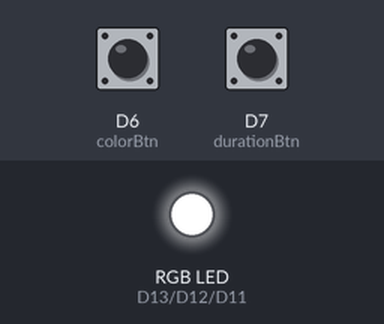
Simulated run of this sketch. Board: STM32 Nucleo. Parts: an RGB LED mixed from three pins (HIGH = lit). The test bench sets the inputs (shaded band); at power-on: D6 (colorBtn) HIGH, D7 (durationBtn) HIGH.

Above: at 1.2 s.
1.3 s: D6 (colorBtn) pulled LOW for 0.15 s
At 2.9 s:
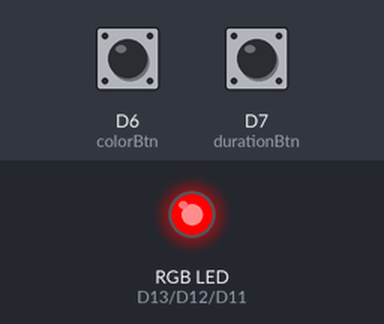
3.5 s: D6 (colorBtn) pulled LOW for 1 s
At 4.4 s:
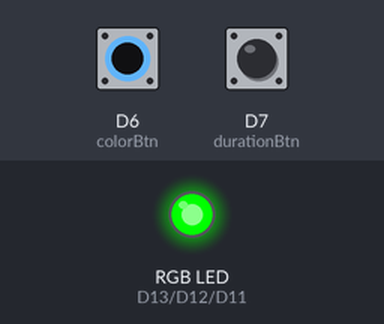
6.0 s: D6 (colorBtn) pulled LOW for 0.15 s
At 7.1 s:
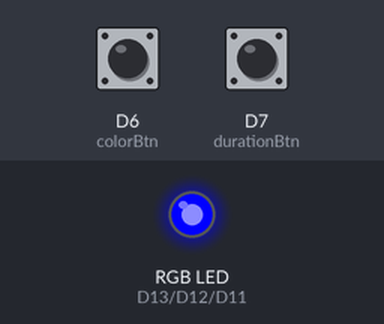
7.6 s: D6 (colorBtn) pulled LOW for 3.2 s
At 8.7 s:
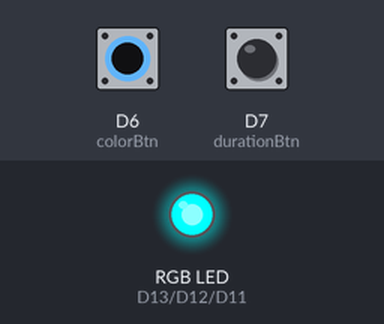
12.3 s: D6 (colorBtn) pulled LOW for 0.15 s
At 13.8 s:
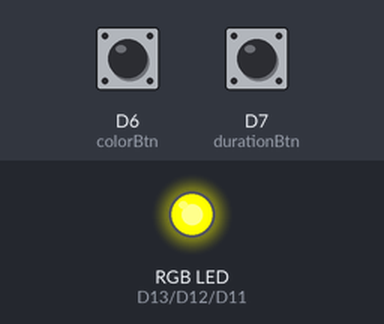
14.5 s: D6 (colorBtn) pulled LOW for 1 s
At 15.3 s:
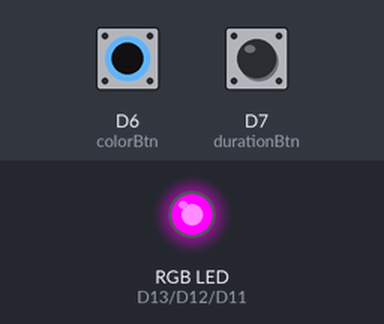
Timing chart, 0 to 17.5 s (numbered marks = the images above; inputs shaded):
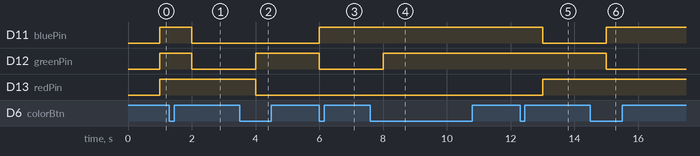

Measured:
- after the input at 1.3 s, D11 (bluePin), D12 (greenPin): HIGH → LOW after 0.70 s
- after the input at 3.5 s, D12 (greenPin): LOW → HIGH after 0.50 s; D13 (redPin): HIGH → LOW after 0.50 s
- after the input at 6.0 s, D11 (bluePin): LOW → HIGH at once; D12 (greenPin): HIGH → LOW at once
- after the input at 7.6 s, D12 (greenPin): LOW → HIGH after 0.40 s
- after the input at 12.3 s, D11 (bluePin): HIGH → LOW after 0.70 s; D13 (redPin): LOW → HIGH after 0.70 s
- after the input at 14.5 s, D11 (bluePin): LOW → HIGH after 0.50 s; D12 (greenPin): HIGH → LOW after 0.50 s

The sketch:

sketch.ino
```cpp
#define colorBtn 6
#define durationBtn 7
bool colors[][3] = {
  {1,1,1} , {1,0,0},{0,1,0},{0,0,1},  // wrgb
  {0,1,1} , {1,1,0},{1,0,1},{0,0,0} // cymk
};
char* colorNames[] = {
  "white","red","green","blue",
  "cyan","yellow","megenta","black" // black is just off so do not need to toggle to black
};

int delays[] = {
  1000, 800, 600, 400, 200
};

//LED pin
#define redPin  13
#define greenPin 12
#define bluePin 11

volatile int colorIndex = 0;
volatile int delayIndex = 0;

unsigned long lastColorInterrupt = 0;
unsigned long lastDurationInterrupt = 0;

const int debounceTime = 200;
unsigned long previousMillis = 0;

void changeColor() {
  unsigned long currentTime = millis();

  if (currentTime - lastColorInterrupt > debounceTime) {
    colorIndex++;
    if (colorIndex >= 8) {
      colorIndex = 0;
    }
    lastColorInterrupt = currentTime;
  }
}

void changeDuration() {
  unsigned long currentTime = millis();

  if (currentTime - lastDurationInterrupt > debounceTime) {
    delayIndex++;
    if (delayIndex >= 5) {
      delayIndex = 0;
    }
    lastDurationInterrupt = currentTime;
  }
}


void setup() {
  pinMode(colorBtn, INPUT_PULLUP);
  pinMode(durationBtn, INPUT_PULLUP);

  pinMode(redPin, OUTPUT);
  pinMode(greenPin, OUTPUT);
  pinMode(bluePin, OUTPUT);

  attachInterrupt(digitalPinToInterrupt(colorBtn), changeColor, FALLING);
  attachInterrupt(digitalPinToInterrupt(durationBtn), changeDuration, FALLING);
}

void loop() {
  unsigned long currentMillis = millis();

  if (currentMillis - previousMillis >= delays[delayIndex]) {

    previousMillis = currentMillis;

    digitalWrite(redPin, colors[colorIndex][0]);
    digitalWrite(greenPin, colors[colorIndex][1]);
    digitalWrite(bluePin, colors[colorIndex][2]);

  }


}
```
